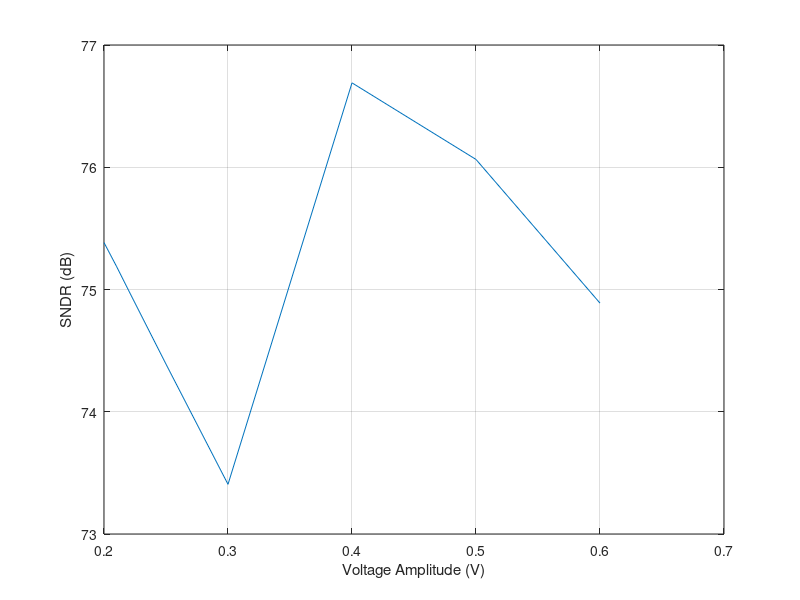

This chart was generated by the following MATLAB code:
clear all; close all; clc;

%% Read data from CSV in the same folder
M = csvread('adc_sim_vo.csv', 1, 0);
vo = M(:, 1);
sndr = M(:, 2);

%% Generate plot
plot(vo, sndr);
xlabel('Voltage Amplitude (V)');
ylabel('SNDR (dB)');
grid on;

saveas(gcf, 'adc_sim_vo.eps', 'epsc');
